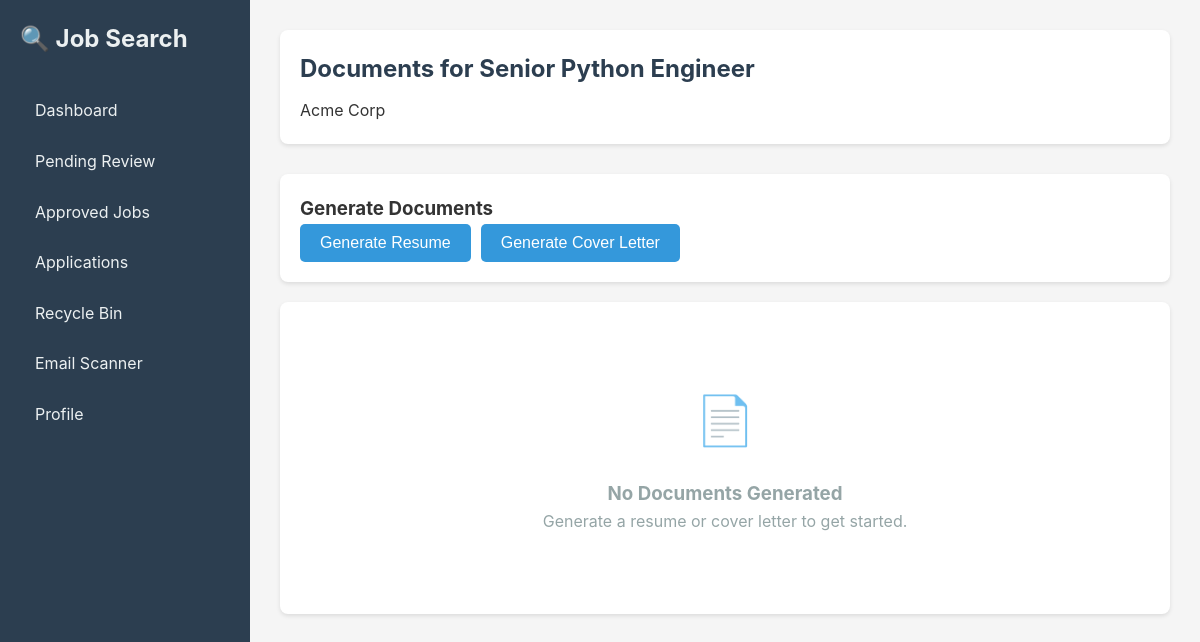
The app's page /documents/job/1, older data.
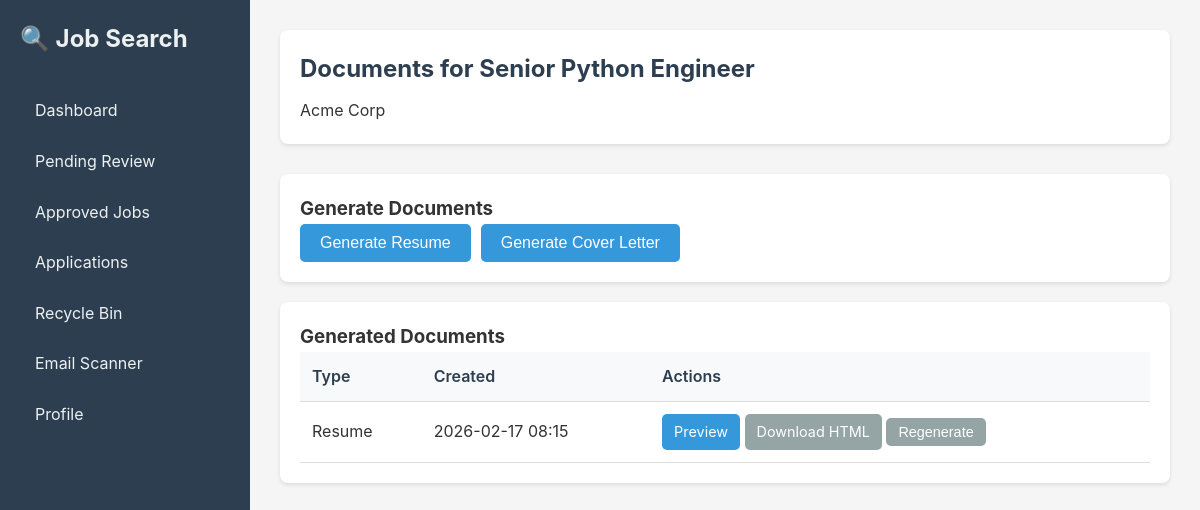
The same page, newer data.
### persistence/models.py (models this page shows)
class JobPosting(db.Model):
    __tablename__ = 'job_posting'
    id: Mapped[int] = mapped_column(Integer, primary_key=True)
    external_id: Mapped[str] = mapped_column(String(255), unique=True, nullable=False, index=True)
    title: Mapped[str] = mapped_column(String(500), nullable=False)
    company: Mapped[str] = mapped_column(String(255), nullable=False)
    location: Mapped[Optional[str]] = mapped_column(String(255), nullable=True)
    salary: Mapped[Optional[str]] = mapped_column(String(255), nullable=True)
    url: Mapped[str] = mapped_column(String(1000), nullable=False)
    description: Mapped[Optional[str]] = mapped_column(Text, nullable=True)
    requirements: Mapped[Optional[str]] = mapped_column(Text, nullable=True)
    summary: Mapped[Optional[str]] = mapped_column(Text, nullable=True)
    fit_score: Mapped[Optional[float]] = mapped_column(Float, nullable=True)
    status: Mapped[JobStatus] = mapped_column(
        SQLEnum(JobStatus, native_enum=False),
        default=JobStatus.PENDING_REVIEW,
        nullable=False,
        index=True
    )
    discovered_at: Mapped[datetime] = mapped_column(DateTime, default=lambda: datetime.now(timezone.utc))
    reviewed_at: Mapped[Optional[datetime]] = mapped_column(DateTime, nullable=True)
    moved_to_recycle_at: Mapped[Optional[datetime]] = mapped_column(DateTime, nullable=True)
    application: Mapped[Optional["Application"]] = relationship("Application", back_populates="job", uselist=False)
    documents: Mapped[list["Document"]] = relationship("Document", back_populates="job")

class Document(db.Model):
    __tablename__ = 'document'
    id: Mapped[int] = mapped_column(Integer, primary_key=True)
    job_id: Mapped[int] = mapped_column(Integer, ForeignKey('job_posting.id'), nullable=False)
    document_type: Mapped[DocumentType] = mapped_column(
        SQLEnum(DocumentType, native_enum=False),
        nullable=False
    )
    content_html: Mapped[str] = mapped_column(Text, nullable=False)
    content_markdown: Mapped[Optional[str]] = mapped_column(Text, nullable=True)
    file_path: Mapped[Optional[str]] = mapped_column(String(1000), nullable=True)
    created_at: Mapped[datetime] = mapped_column(DateTime, default=lambda: datetime.now(timezone.utc))
    job: Mapped["JobPosting"] = relationship("JobPosting", back_populates="documents")

### blueprints/documents.py (the view)
@bp.route('/job/<int:job_id>')
def list_documents(job_id: int):
    job = db.session.get(JobPosting, job_id)
    if not job:
        flash('Job not found', 'error')
        return redirect(url_for('dashboard.index'))
    documents = db.session.execute(
        select(Document).where(Document.job_id == job_id).order_by(Document.created_at.desc())
    ).scalars().all()
    return render_template('documents/list.html', job=job, documents=documents)

### templates/documents/list.html (shortened to what this page needs)
{% extends "base.html" %}
{% block content %}
<div class="header">
    <h2>Documents for {{ job.title }}</h2>
    <p>{{ job.company }}</p>
</div>
<div class="card">
    <h3>Generate Documents</h3>
    <div style="display: flex; gap: 10px;">
        <form method="POST" action="{{ url_for('documents.generate', job_id=job.id, doc_type='resume') }}">
            <button type="submit" class="btn btn-primary">Generate Resume</button>
        </form>
        <form method="POST" action="{{ url_for('documents.generate', job_id=job.id, doc_type='cover_letter') }}">
            <button type="submit" class="btn btn-primary">Generate Cover Letter</button>
        </form>
    </div>
</div>
{% if documents %}
<div class="card">
    <h3>Generated Documents</h3>
    <table>
        <thead>
            <tr>
                <th>Type</th>
                <th>Created</th>
                <th>Actions</th>
            </tr>
        </thead>
        <tbody>
            {% for doc in documents %}
            <tr>
                <td>{{ doc.document_type.value.replace('_', ' ').title() }}</td>
                <td>{{ doc.created_at.strftime('%Y-%m-%d %H:%M') }}</td>
                <td>
                    <a href="{{ url_for('documents.view', doc_id=doc.id) }}" class="btn btn-primary btn-small">Preview</a>
                    <a href="{{ url_for('documents.export', doc_id=doc.id) }}" class="btn btn-secondary btn-small">Download HTML</a>
                    <form method="POST" action="{{ url_for('documents.regenerate', doc_id=doc.id) }}" style="display: inline;" data-confirm="Regenerate this document? The current version will be deleted.">
                        <button type="submit" class="btn btn-secondary btn-small">Regenerate</button>
                    </form>
                </td>
            </tr>
            {% endfor %}
        </tbody>
    </table>
</div>
{% else %}
<div class="card">
    <div class="empty-state">
        <div class="empty-state-icon">📄</div>
        <h3>No Documents Generated</h3>
        <p>Generate a resume or cover letter to get started.</p>
    </div>
</div>
{% endif %}
{% endblock %}

### templates/base.html (shortened to what this page needs)
<!DOCTYPE html>
<html lang="en">
<head>
</head>
<body>
    <div class="container">
        <aside class="sidebar">
            <h1>🔍 Job Search</h1>
            <nav>
                <a href="{{ url_for('dashboard.index') }}">Dashboard</a>
                <a href="{{ url_for('jobs.pending') }}">Pending Review</a>
                <a href="{{ url_for('jobs.approved') }}">Approved Jobs</a>
                <a href="{{ url_for('applications.index') }}">Applications</a>
                <a href="{{ url_for('jobs.recycle_bin') }}">Recycle Bin</a>
                <a href="{{ url_for('email.index') }}">Email Scanner</a>
                <a href="{{ url_for('profile.edit_profile') }}">Profile</a>
            </nav>
        </aside>
        <main class="main">
            {% block content %}{% endblock %}
        </main>
    </div>
</body>
</html>

### templates/base.html (style rules this page uses)
* { margin: 0; padding: 0; box-sizing: border-box; }
body { font-family: -apple-system, BlinkMacSystemFont, "Segoe UI", Roboto, "Helvetica Neue", Arial, sans-serif; line-height: 1.6; color: #333; background: #f5f5f5; }
.container { display: flex; min-height: 100vh; }
.sidebar { width: 250px; background: #2c3e50; color: white; padding: 20px; position: fixed; height: 100vh; overflow-y: auto; }
.sidebar h1 { font-size: 1.5em; margin-bottom: 30px; color: #ecf0f1; }
.sidebar nav a { display: block; color: #ecf0f1; text-decoration: none; padding: 10px 15px; margin-bottom: 5px; border-radius: 5px; transition: background 0.2s; }
.main { margin-left: 250px; flex: 1; padding: 30px; }
.header { background: white; padding: 20px; border-radius: 8px; margin-bottom: 30px; box-shadow: 0 2px 4px rgba(0,0,0,0.1); }
.header h2 { color: #2c3e50; margin-bottom: 10px; }
.card { background: white; border-radius: 8px; padding: 20px; margin-bottom: 20px; box-shadow: 0 2px 4px rgba(0,0,0,0.1); }
.btn { display: inline-block; padding: 10px 20px; border: none; border-radius: 5px; cursor: pointer; text-decoration: none; font-size: 1em; transition: opacity 0.2s; }
.btn-primary { background: #3498db; color: white; }
.btn-secondary { background: #95a5a6; color: white; }
.btn-small { padding: 6px 12px; font-size: 0.9em; }
table { width: 100%; border-collapse: collapse; }
th, td { padding: 12px; text-align: left; border-bottom: 1px solid #ddd; }
th { background: #f8f9fa; font-weight: 600; color: #2c3e50; }

Row changes from the older to the newer data that the page shows:
added Document: document_type.value.replace "Resume", created_at "2026-02-17 08:15"
Text that changed along with them:
text no longer shown: "📄 No Documents Generated Generate a resume or cover letter to get started."
text now shown: "Generated Documents Type Created Actions"
